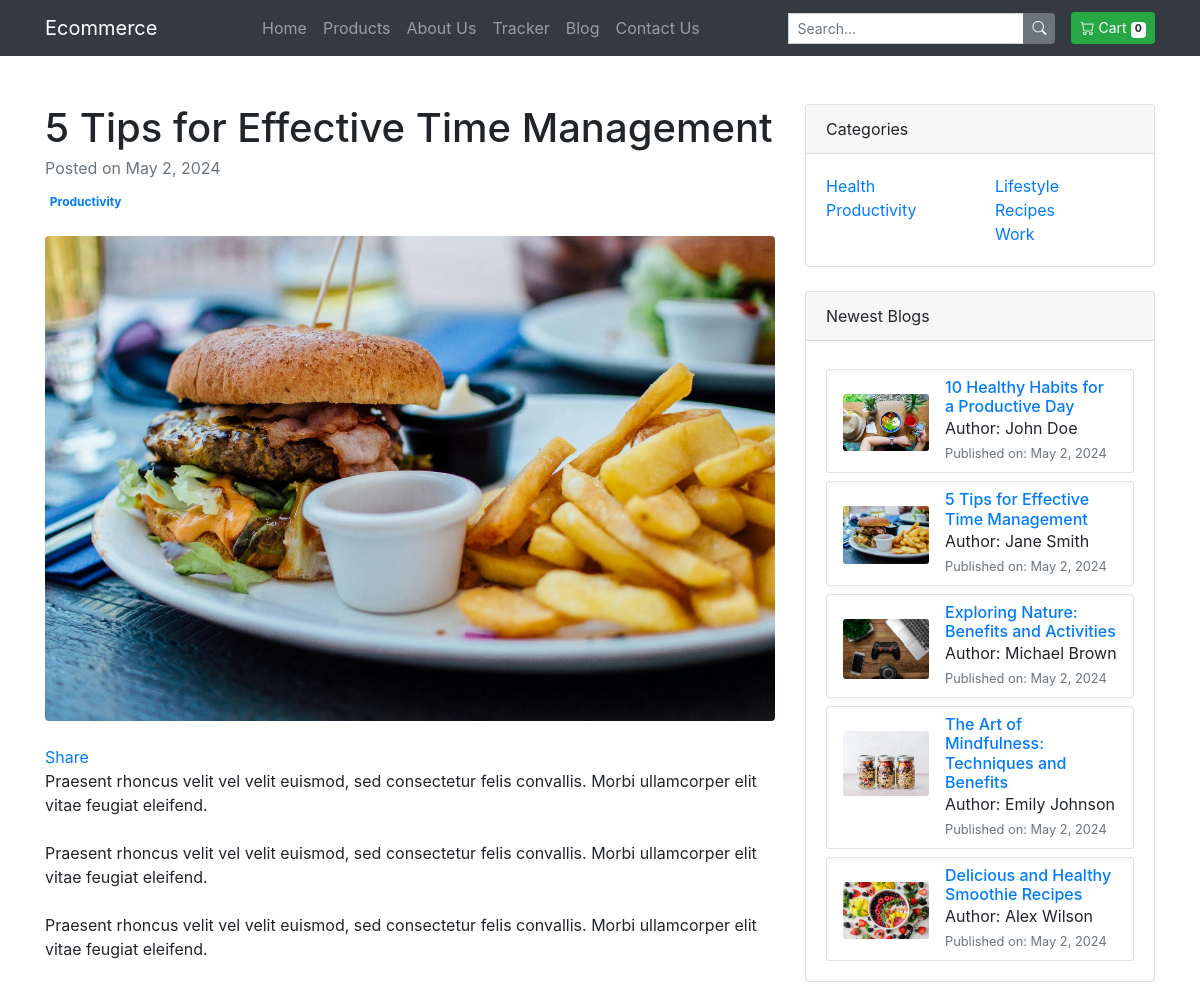
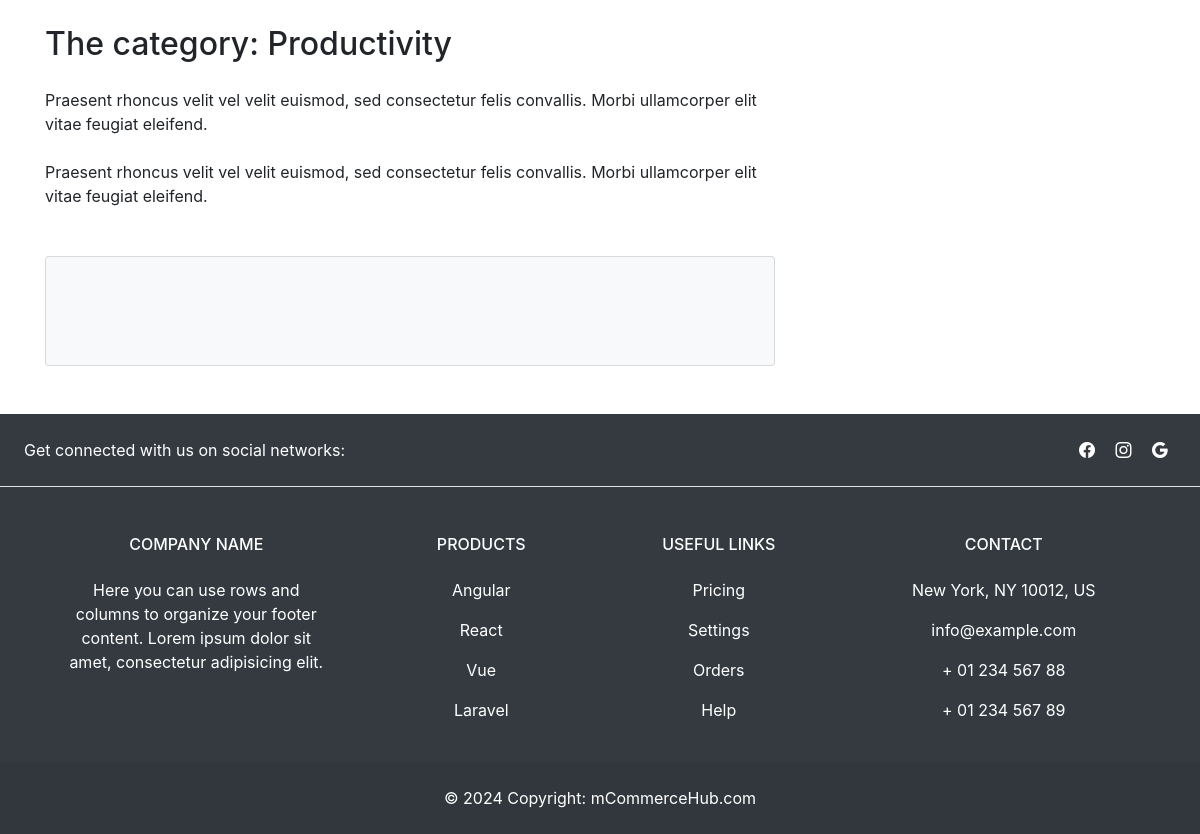
Page /blog/7/ on the committed database (2 pictures, top to bottom).
### blog/models.py (models this page shows, shortened)
class Blog(models.Model):
    blog_id = models.AutoField(primary_key=True)
    title = models.CharField(max_length=300,default="")
    content = models.TextField()
    category = models.CharField(max_length=50, default="")
    subcategory = models.CharField(max_length=50, default="")
    published_date = models.DateField()
    thumbnail = models.ImageField(upload_to="blog/images", default="")
    author_name = models.CharField(max_length=200,default="")
    author_image = models.ImageField(upload_to="blog/images", default="")

### blog/views.py (the view)
# urls.py: path('<int:blog_id>/', views.blogview, name='blog_view'),
def blogview(request, blog_id):
    try:
        categories = Blog.objects.values_list('category', flat=True).distinct()
        newest_blogs = Blog.objects.order_by('-published_date')[:5]
        newest_blogs_market = Blog.objects.order_by('-published_date')[:3]
        blog = Blog.objects.get(pk=blog_id)
        return render(request, "blog/blogview.html", {'blog': blog,'categories': categories,'newest_blogs': newest_blogs,'newest_blogs_market':newest_blogs_market})
    except Blog.DoesNotExist:
        return HttpResponse("Blog not found")

### blog/templates/blog/blogview.html (shortened to what this page needs)
{% extends 'shop/basic.html' %} {% block title %}{{ blog.title }} {% endblock %}
 {% block body %} {% load static%}
<div class="container mt-5">
  <div class="row">
    <div class="col-lg-8">
      <article>
        <header class="mb-4">
          <h1 class="fw-bolder mb-1">{{ blog.title }}</h1>
          <div class="text-muted fst-italic mb-2">
            Posted on {{ blog.published_date }}
          </div>
          <a class="badge text-decoration-none link-light" href="#!"
            >{{ blog.category }}</a
          >
        </header>
        <figure class="mb-4">
          <img
            class="img-fluid rounded"
            src="{{ blog.thumbnail.url }}"
            alt="{{ blog.title }}"
          />
        </figure>
        <div
          class="fb-share-button"
          data-href="http://127.0.0.1:8000/blog/{{ blog.blog_id }}/"
          data-layout=""
          data-size=""
        >
          <a
            target="_blank"
            href="https://www.facebook.com/sharer/sharer.php?u=http%3A%2F%2F127.0.0.1%3A8000%2Fblog%2F10%2F&amp;src=sdkpreparse"
            class="fb-xfbml-parse-ignore"
            >Share</a
          >
        </div>
        <section class="mb-5">
          <p class="fs-5 mb-4">{{ blog.content }}</p>
          <p class="fs-5 mb-4">{{ blog.content }}</p>
          <p class="fs-5 mb-4">{{ blog.content }}</p>
          <h2 class="fw-bolder mb-4 mt-5">The category: {{ blog.category }}</h2>
          <p class="fs-5 mb-4">{{ blog.content }}</p>
          <p class="fs-5 mb-4">{{ blog.content }}</p>
        </section>
      </article>
      <section class="mb-5">
        <div class="card bg-light align-items-center justify-content-center" style="padding-top: 20px;">
          <div class="card-body">
          </div>
        </div>
      </section>
    </div>
    <div class="col-lg-4">
      <div class="card mb-4">
        <div class="card-header">Categories</div>
        <div class="card-body">
          <div class="row">
            <div class="col-sm-6">
              <ul class="list-unstyled mb-0">
                {% for category in categories|slice:":2" %}
                <li><a href="#">{{ category }}</a></li>
                {% endfor %}
              </ul>
            </div>
            <div class="col-sm-6">
              <ul class="list-unstyled mb-0">
                {% for category in categories|slice:"2:" %}
                <li><a href="#">{{ category }}</a></li>
                {% endfor %}
              </ul>
            </div>
          </div>
        </div>
      </div>
      <div class="card mb-4">
        <div class="card-header">Newest Blogs</div>
        <div class="card-body">
          {% if newest_blogs %} {% for newest_blog in newest_blogs %}
          <div class="card mt-2">
            <div class="row no-gutters">
              <div class="col-md-4 pt-4 pl-3">
                <img
                  src="{{ newest_blog.thumbnail.url }}"
                  class="card-img"
                  alt="Blog Image"
                />
              </div>
              <div class="col-md-8">
                <div class="card-body pr-3 pl-3 pt-2 pb-2">
                  <h6 class="card-title mb-0">
                    <a href="{% url 'blog_view' blog_id=newest_blog.pk %}"
                      >{{ newest_blog.title }}</a
                    >
                  </h6>
                  <p class="card-text mb-0">
                    Author: {{ newest_blog.author_name }}
                  </p>
                  <p class="card-text mb-0">
                    <small class="text-muted"
                      >Published on: {{ newest_blog.published_date }}</small
                    >
                  </p>
                </div>
              </div>
            </div>
          </div>
          {% endfor %} {% else %}
          <p>No newest blogs available.</p>
          {% endif %}
        </div>
      </div>
    </div>
  </div>
</div>
{%endblock%}

### rows in the picture
Blog: title "5 Tips for Effective Time Management", published_date "May 2, 2024", category "Productivity", thumbnail (picture), content "Praesent rhoncus velit vel velit euismod, sed consectetur felis convallis. Morbi ullamcorper elit vitae feugiat eleifend.", author_name "Jane Smith"
Blog: thumbnail (picture), title "10 Healthy Habits for a Productive Day", author_name "John Doe", published_date "May 2, 2024"
Blog: thumbnail (picture), title "Exploring Nature: Benefits and Activities", author_name "Michael Brown", published_date "May 2, 2024"
Blog: thumbnail (picture), title "The Art of Mindfulness: Techniques and Benefits", author_name "Emily Johnson", published_date "May 2, 2024"
Blog: thumbnail (picture), title "Delicious and Healthy Smoothie Recipes", author_name "Alex Wilson", published_date "May 2, 2024"

### other values in the picture
{{ category }} "Health" "Productivity"
{{ category }} "Lifestyle" "Recipes" "Work"
